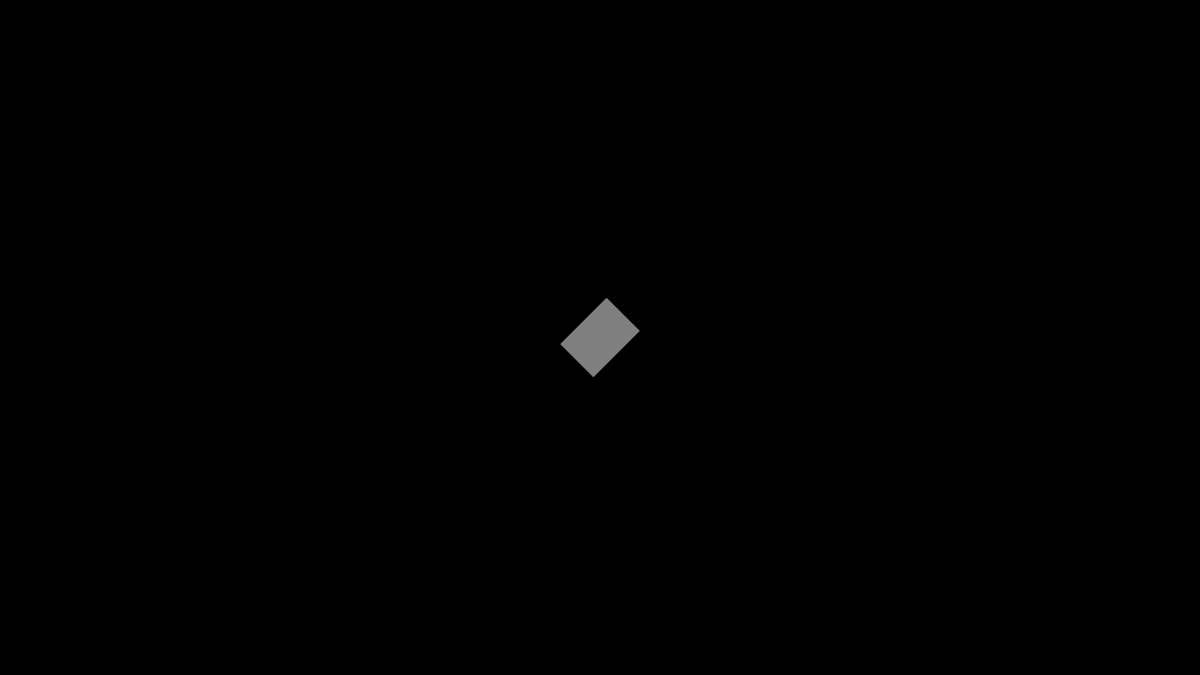
Frame 1 (no input)
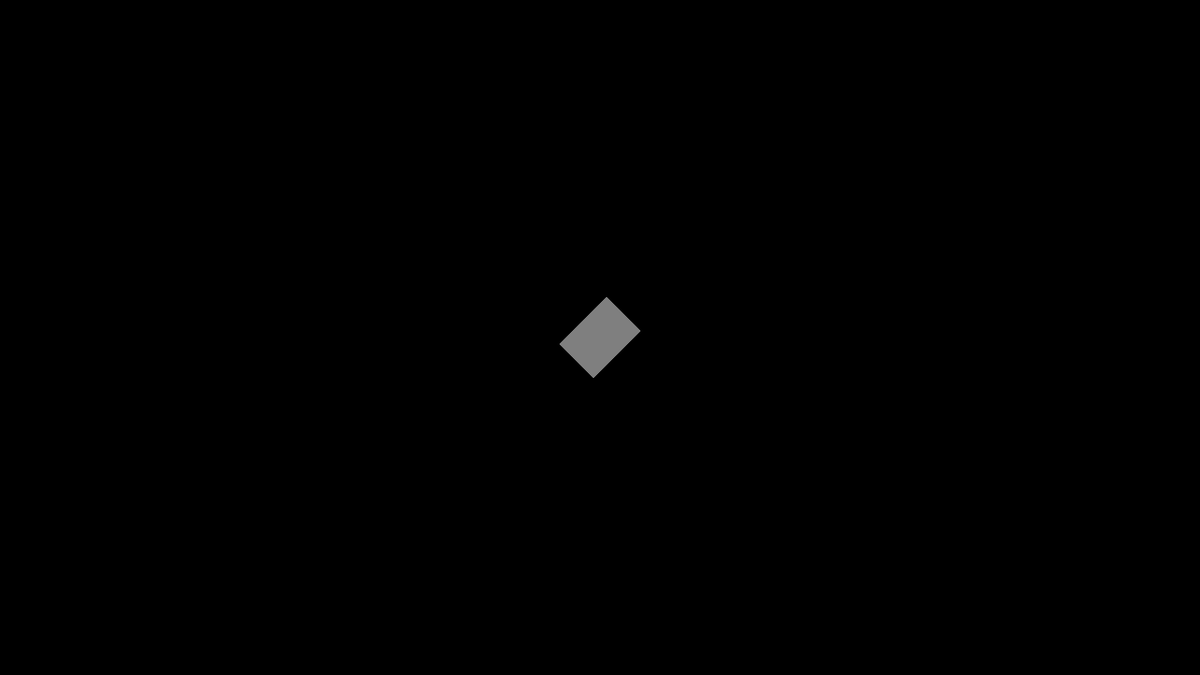
Frame 60 (the mouse pressed at the canvas centre just before this capture)
Frame 120 (the mouse held since frame 60 and released just before this capture): identical to frame 60, image omitted

The Processing sketch that drew these frames (run headless with seeded random() and noise(); from frame 60 on, the mouse is pressed at the canvas centre):

// Processing sketch: angularMotion
// ── angularMotion.pde

void setup() {
  size(1280,720);
  background(0);
}

void draw() {
  pushMatrix();
  
  fill(127);
  noStroke();
  translate(width/2,height/2);
  rectMode(CENTER);
  rotate(radians(45));
  rect(0,0,50,70);
   
  popMatrix();
}
// ── Ball.pde
class Ball {

  int size, mass;
  PVector location, velocity, acceleration;
  float a =0.0, aVelocity = 0.0, aAcceleration = 0.001;
  color c = color(random(0, 255), random(0, 255), random(0, 255));

  Ball() {
    size = int(random(10, 40));
    location = new PVector(random(0, width), random(0, height));
    velocity = new PVector(0, 0);
    acceleration = new PVector(0, 0);
    mass = size*size*size;
  }

  void moveToLoc(PVector loc) {

    loc.sub(location);
    loc.setMag(2);
    acceleration = loc;

    velocity.add(acceleration);
    location.add(velocity);
    velocity.limit(35);

    if (aVelocity < 1) 
      aVelocity += aAcceleration;

    a += aVelocity;
  }

  void display() {
    fill(c, 170);
    noStroke();
    pushMatrix();
    translate(location.x, location.y);
    rotate(a);  
    rectMode(CENTER);
    rect(0, 0, size, size);
    popMatrix();
  }
}
